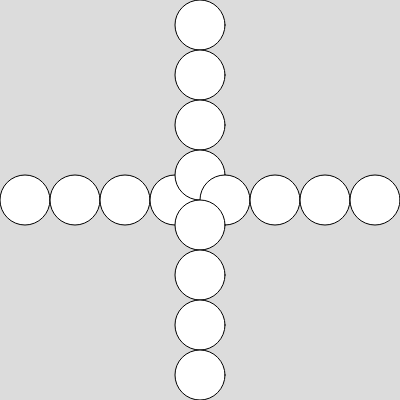
Frame 1 (no input)
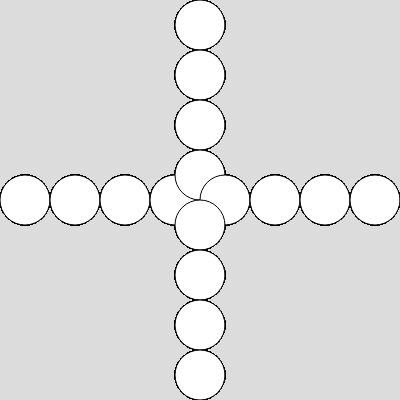
Frame 60 (no input)
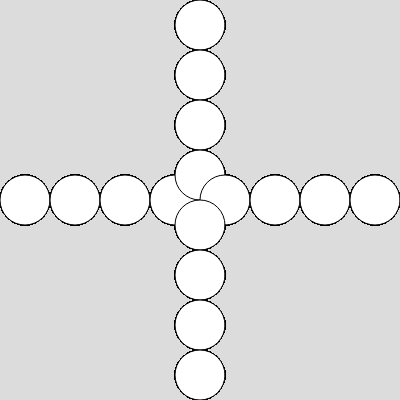
Frame 120 (the mouse pressed at the canvas centre since frame 60)

The p5.js sketch that drew these frames (run headless with seeded random() and noise() and a simulated clock; from frame 60 on, the mouse is pressed at the canvas centre):

// p5.js sketch
// ── sketch.js
let size = 50;

function setup() {
  createCanvas(400, 400);
  background(220);
}

function draw() {

  for (let i = 0; i < width; i = i + 50) {
    ellipse(i + size / 2, 200, size);
    ellipse(200, i + size / 2, size);
  }

}
